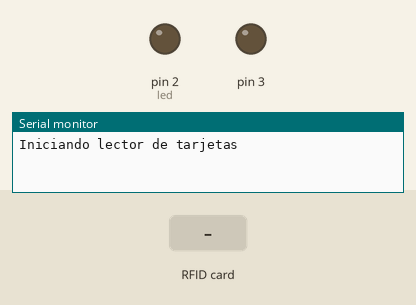
A sketch run on a simulated Arduino Uno, built with avr-gcc and run on an emulated ATmega328P. On the bench: output pins drawn as LEDs (lit = HIGH), the last lines printed to the serial monitor. The test bench sets the inputs (shaded band). Pins used as bus, display or sensor lines are not drawn.

Above: at 1.2 s.
1.3 s: RFID card 5E 7A 19 C4 held to the reader
At 2.1 s:
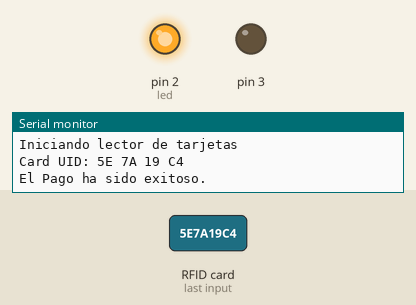
Timing chart, 0 to 5.8 s (numbered marks = the images above; inputs shaded):
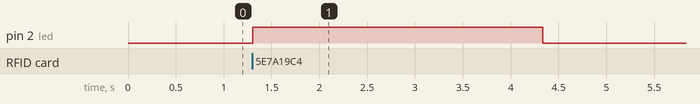

The sketch:

LectorTarjetaDebito.ino
```cpp
#include <MFRC522.h>

//#include <Pushbutton.h>
//#define RelayAlarma 5
//#define Buzzer 4

#define led 2

#define RST_PIN	9    //Pin 9 para el reset del RC522
#define SS_PIN	10   //Pin 10 para el SS (SDA) del RC522

MFRC522 mfrc522(SS_PIN, RST_PIN); //Creamos el objeto para el RC522

void setup() {
	Serial.begin(9600); //Iniciamos la comunicación  serial
	SPI.begin();        //Iniciamos el Bus SPI
	mfrc522.PCD_Init(); // Iniciamos  el MFRC522
	Serial.println("Iniciando lector de tarjetas");
  pinMode(led, OUTPUT);
  pinMode(3, OUTPUT);
}

void loop() {

 if ( mfrc522.PICC_IsNewCardPresent())
        {
  		      digitalWrite(led, HIGH); //enviar señal al microcontrolador
            digitalWrite(2, HIGH); //enviar señal al microcontrolador
            //Seleccionamos una tarjeta
            if ( mfrc522.PICC_ReadCardSerial())
            {
                  // Enviamos el UID
                  Serial.print("Card UID:");
                  for (byte i = 0; i < mfrc522.uid.size; i++) {
                          Serial.print(mfrc522.uid.uidByte[i] < 0x10 ? " 0" : " ");
                          Serial.print(mfrc522.uid.uidByte[i], HEX);
                  }
                  Serial.println();
                  Serial.println("El Pago ha sido exitoso.");
                  // Terminamos la lectura de la tarjeta  actual
                  mfrc522.PICC_HaltA();
            }
            delay(3000);
	}
  else
  {
     digitalWrite(led, LOW); //enviar señal al microcontrolador
     digitalWrite(2, LOW); //enviar señal al microcontrolador
  }

}
```

Measured:
- after the input at 1.3 s, pin 2 (led): LOW → HIGH at once, → LOW 3.0 s later
